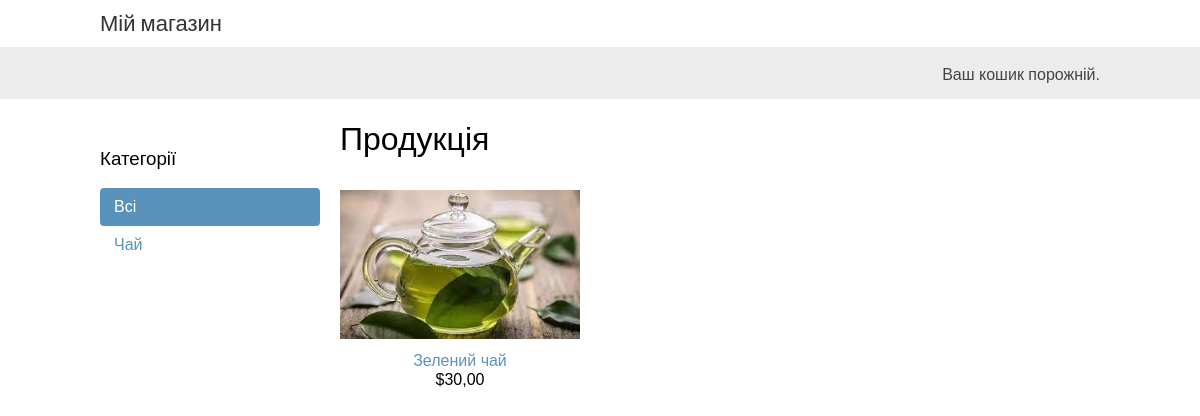
The app's page /, older data.
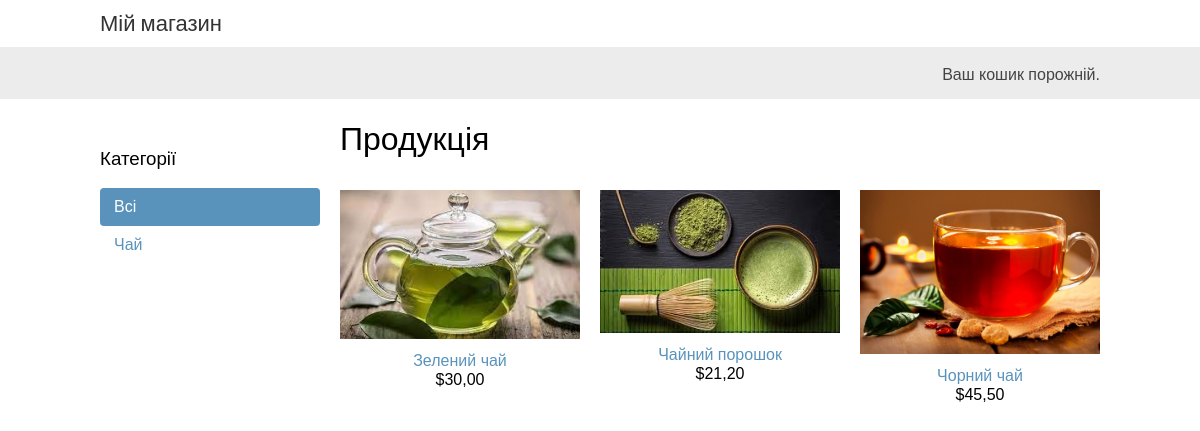
The same page, newer data.
### shop/models.py (models this page shows, shortened)
class Category(models.Model):
    name = models.CharField(max_length=200)
    slug = models.SlugField(max_length=200, unique=True)
    class Meta:
        ordering = ['name']
        indexes = [
            models.Index(fields=['name']),
                   ]
        verbose_name = 'категорія'
        verbose_name_plural = 'категорії'
    def get_absolute_url(self):
        return reverse('shop:product_list_by_category', args=[self.slug])

class Product(models.Model):
    category = models.ForeignKey(Category, related_name='products', on_delete=models.CASCADE)
    name = models.CharField(max_length=200)
    slug = models.CharField(max_length=200)
    image = models.ImageField(upload_to='products/%Y/%m/%d', blank=True)
    description = models.TextField(blank=True)
    price = models.DecimalField(max_digits=10, decimal_places=2)
    available = models.BooleanField(default=True)
    created = models.DateTimeField(auto_now_add=True)
    updated = models.DateTimeField(auto_now=True)
    class Meta:
        ordering = ['name']
        indexes = [
            models.Index(fields=['id', 'slug']),
            models.Index(fields=['name']),
            models.Index(fields=['-created']),
        ]
        verbose_name = 'продукт'
        verbose_name_plural = 'продукти'
    def get_absolute_url(self):
        return reverse('shop:product_detail', args=[self.id, self.slug])

### shop/views.py (the view)
# urls.py: path('', views.product_list, name='product_list'),
def product_list(request, category_slug=None):
    category = None
    categories = Category.objects.all()
    products = Product.objects.filter(available=True)
    if category_slug:
        category = get_object_or_404(Category, slug=category_slug)
        products = products.filter(category=category)
    return render(request, 'shop/product/list.html', {'category': category, 'categories': categories, 'products': products})

### cart/cart.py (called while the page is built)
    def __len__(self):
        return sum(item['quantity'] for item in self.cart.values())

### cart/context_processors.py (called while the page is built)
def cart(request):
    return {'cart': Cart(request)}

### shop/templates/shop/product/list.html (shortened to what this page needs)
{% extends "shop/base.html" %}
{% load static %}
{% block content %}
  <div id="sidebar">
    <h3>Категорії</h3>
    <ul>
      <li {% if not category %}class="selected"{% endif %}>
        <a href="{% url "shop:product_list" %}">Всі</a>
      </li>
      {% for c in categories %}
        <li {% if category.slug == c.slug %}class="selected"{% endif %}>
          <a href="{{ c.get_absolute_url }}">{{ c.name }}</a>
        </li>
      {% endfor %}
    </ul>
  </div>
  <div id="main" class="product-list">
    <h1>{% if category %}{{ category.name }}{% else %}Продукція{% endif %}</h1>
    {% for product in products %}
      <div class="item">
        <a href="{{ product.get_absolute_url }}">
          <img src="{% if product.image %}{{ product.image.url }}{% else %}{% static "img/no_image.png" %}{% endif %}">
        </a>
        <a href="{{ product.get_absolute_url }}">{{ product.name }}</a>
        <br>
        ${{ product.price }}
      </div>
    {% endfor %}
  </div>
{% endblock %}

### shop/templates/shop/base.html (shortened to what this page needs)
{% load static %}
<!DOCTYPE html>
<html>
  <head>
    <link href="{% static 'css/base.css' %}" rel="stylesheet">
  </head>
  <body>
    <div id="header">
      <a href="/" class="logo">Мій магазин</a>
    </div>
    <div id="subheader">
      <div class="cart">
        {% with total_items=cart|length %}
          {% if total_items > 0 %}
            Ваш кошик:
            <a href="{% url 'cart:cart_detail' %}">
              Одиниць: {{ total_items }}{{ total_items|pluralize }},
              На суму:
              ${{ cart.get_total_price }}
            </a>
          {% elif not order %}
            Ваш кошик порожній.
          {% endif %}
        {% endwith %}
      </div>
    </div>
    <div id="content">
      {% block content %}
      {% endblock %}
    </div>
  </body>
</html>

### shop/static/css/base.css (style rules this page uses)
body { margin:0; padding:0; font-family:helvetica, sans-serif; }
h1, h2, h3, h4, h5 , h6 { font-family: 'Ubuntu', sans-serif; font-weight:normal; }
a { text-decoration:none; color:#5993bb; }
#header { padding:10px 100px; font-size:18px; overflow:auto; }
#subheader { background:#ececec; color:#444; padding:15px 100px; overflow:auto; }
#header .logo { font-family: 'Ubuntu', sans-serif; float:left; color:#333; font-size:22px; margin-right:10%; }
#subheader .cart { float:right; padding-top:4px; }
#content { padding:0 100px; overflow:hidden; }
#sidebar { width:220px; padding:30px 20px 0 0; float:left; }
#sidebar ul { margin:0; padding:0; }
#sidebar ul li { margin:0; list-style:none; padding:10px 14px; }
#sidebar ul li a { display:block; }
#sidebar ul li.selected { background:#5993bb; border-radius:4px; }
#sidebar ul li.selected a { color:#fff; }
#main { float:left; width: 96%; margin-right:-220px; overflow:hidden; }
.product-list .item { width:25%; padding:10px 20px 10px 0; float:left; text-align:center; line-height:1.2; }
.product-list .item img { width:100%; margin-bottom:8px; }

Row changes from the older to the newer data that the page shows:
added Product: image (picture), name "Чайний порошок", price "21,20"
added Product: image (picture), name "Чорний чай", price "45,50"
